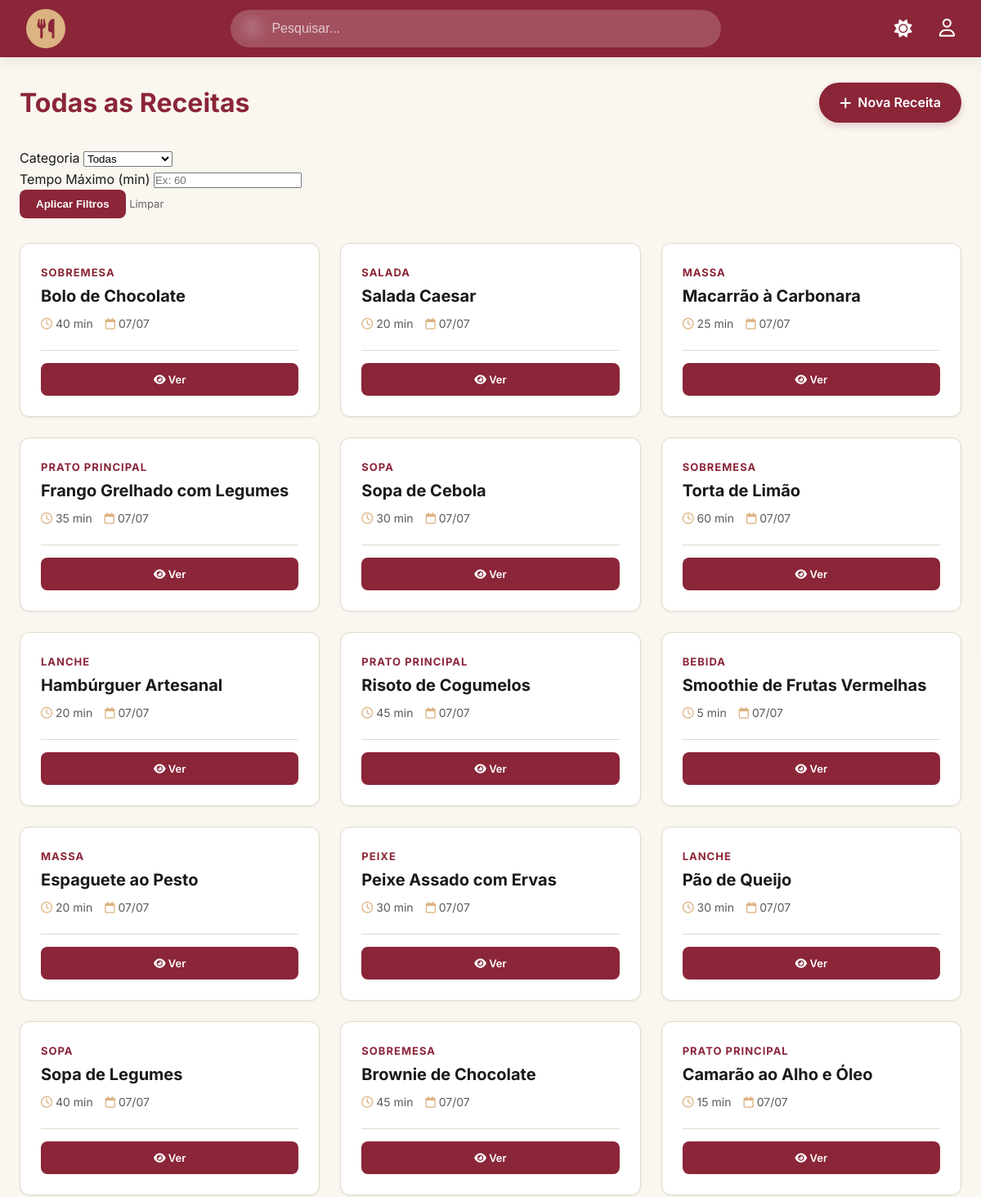
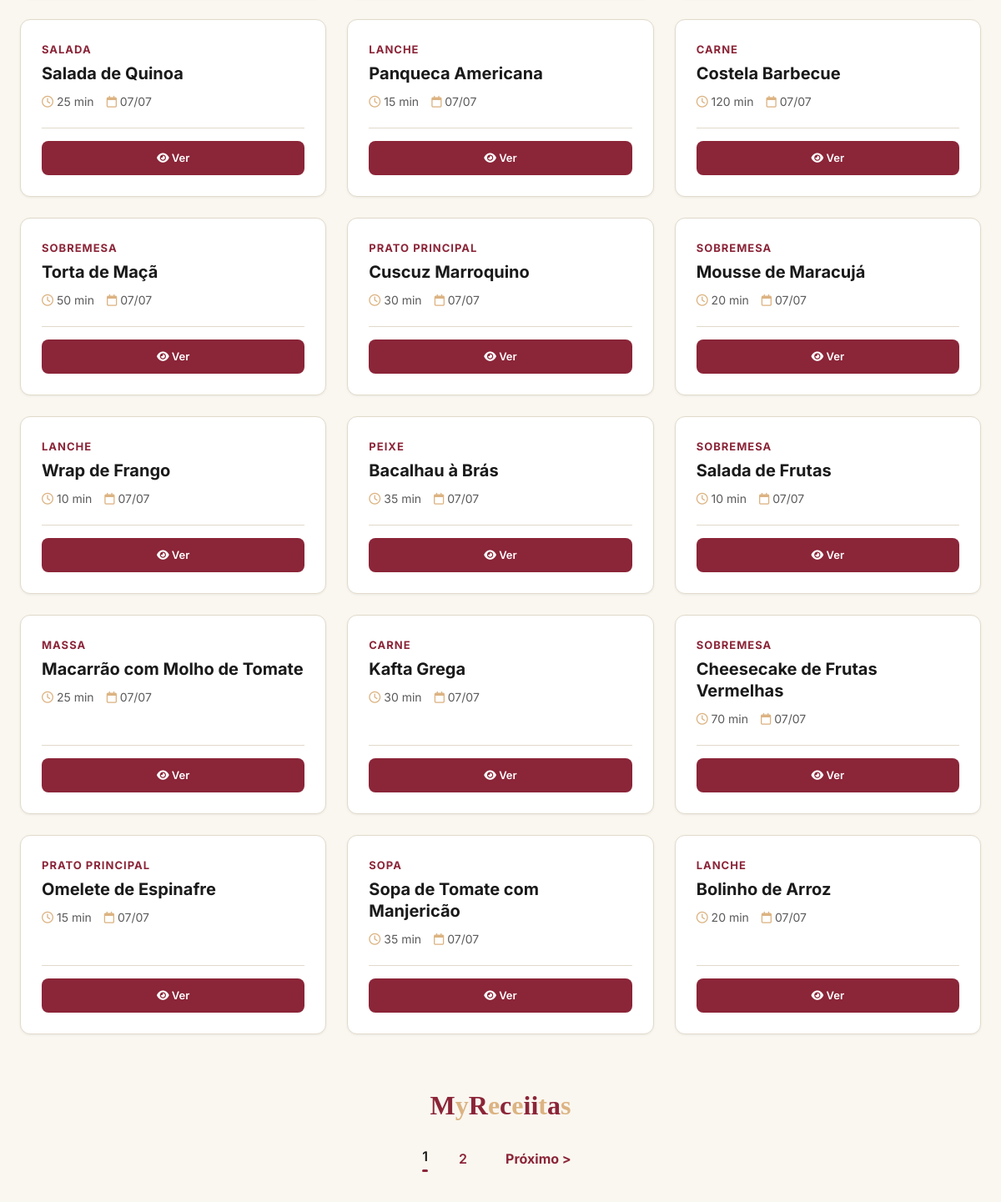
Page /views/recipes/recipe_list.php on the committed database (2 pictures, top to bottom).
### tables this page shows
CREATE TABLE recipes (
    id INT AUTO_INCREMENT PRIMARY KEY,
    name VARCHAR(150) NOT NULL,
    ingredients TEXT NOT NULL,
    description TEXT,
    preparation_time INT,
    category VARCHAR(50),
    price DECIMAL(10, 2) DEFAULT 0.00,
    is_public BOOLEAN DEFAULT TRUE,
    
    user_id INT NULL,
    chef_id INT NULL,
    restaurant_id INT NULL,

    created_at TIMESTAMP DEFAULT CURRENT_TIMESTAMP,
    updated_at TIMESTAMP DEFAULT CURRENT_TIMESTAMP ON UPDATE CURRENT_TIMESTAMP,
    deleted_at DATETIME,

    CONSTRAINT fk_recipe_user FOREIGN KEY (user_id) REFERENCES users(id) ON DELETE CASCADE,
    CONSTRAINT fk_recipe_chef FOREIGN KEY (chef_id) REFERENCES chef(id) ON DELETE CASCADE,
    CONSTRAINT fk_recipe_restaurant FOREIGN KEY (restaurant_id) REFERENCES restaurants(id) ON DELETE CASCADE
);

### config/database.php (called while the page is built, shortened)
<?php
class database {
    private static $conexao = null;
    public static function getConexao() {
        if (self::$conexao === null) {
            try {
                $dsn = "mysql:host=" . DB_HOST . ";dbname=" . DB_NAME . ";charset=utf8mb4";
                self::$conexao = new PDO($dsn, DB_USER, DB_PASS, [
                    PDO::ATTR_ERRMODE => PDO::ERRMODE_EXCEPTION,
                    PDO::ATTR_DEFAULT_FETCH_MODE => PDO::FETCH_ASSOC,
                    PDO::ATTR_EMULATE_PREPARES => false,
                ]);
            } catch (PDOException $e) {
                die("Erro de conexão: " . $e->getMessage());
            }
        }
        return self::$conexao;
    }
}

### models/dao/recipeDAO.php (called while the page is built, shortened)
<?php
require_once dirname(__DIR__, 2) . '/config/database.php';
require_once dirname(__DIR__) . '/model/recipe.php';
class recipeDAO {
    private $conn;
    public function __construct() {
        $this->conn = database::getConexao();
    }
    private function mapToArray($stmt) {
        $receitas = [];
        while ($dados = $stmt->fetch(PDO::FETCH_ASSOC)) {
            $receitas[] = new Recipe(
                $dados['name'],
                $dados['ingredients'],
                $dados['description'] ?? null,
                $dados['preparation_time'] ?? null,
                $dados['category'] ?? null,
                $dados['price'] ?? 0.00,
                $dados['is_public'] ?? 1,
                $dados['user_id'] ?? null,
                $dados['chef_id'] ?? null,
                $dados['restaurant_id'] ?? null,
                $dados['id'],
                $dados['created_at'] ?? null
            );
        }
        return $receitas;
    }
    public function countAllPublic() {
        $sql = "SELECT COUNT(*) as total FROM recipes WHERE is_public = 1 AND deleted_at IS NULL AND restaurant_id IS NULL";
        $stmt = $this->conn->query($sql);
        return $stmt->fetch()['total'];
    }
    public function searchRecipes($filters, $limit = 30, $offset = 0) {
    $sql = "SELECT * FROM recipes
            WHERE is_public = 1
            AND deleted_at IS NULL
            AND restaurant_id IS NULL";
    $params = [];
    if (!empty($filters['q'])) {
        $sql .= " ORDER BY LENGTH(ingredients) ASC, name ASC";
    } else {
        $sql .= " ORDER BY created_at DESC";
    }
    $sql .= " LIMIT :limit OFFSET :offset";
    $stmt = $this->conn->prepare($sql);
    $stmt->bindValue(':limit', (int)$limit, PDO::PARAM_INT);
    $stmt->bindValue(':offset', (int)$offset, PDO::PARAM_INT);
    $stmt->execute();
    return $this->mapToArray($stmt);
}
}

### models/model/recipe.php (called while the page is built, shortened)
<?php
class Recipe {
    private $id;
    private $name;
    private $preparation_time;
    private $category;
    private $created_at;
    public function __construct($name, $ingredients, $description = null, $preparation_time = null, $category = null, $price = 0.00, $is_public = 1, $user_id = null, $chef_id = null, $restaurant_id = null, $id = null, $created_at = null) {
        $this->created_at = $created_at;
    }
    public function getId() { return $this->id; }
    public function getName() { return $this->name; }
    public function getPreparationTime() { return $this->preparation_time; }
    public function getCategory() { return $this->category; }
    public function getCreatedAt() { return $this->created_at; }
    public function setId($id) { $this->id = $id; }
    public function setName($n) { $this->name = trim($n); }
    public function setPreparationTime($pt) { $this->preparation_time = $pt; }
    public function setCategory($c) { $this->category = trim($c); }
}

### views/recipes/recipe_list.php (the view, shortened to what this page needs)
<?php
require_once dirname(__DIR__, 2) . '/base.php';
require_once ROOT_PATH . '/models/model/recipe.php';
require_once ROOT_PATH . '/models/dao/recipeDAO.php';
$dao = new recipeDAO();
$filters = [
    'q' => $_GET['q'] ?? '',
    'category' => $_GET['category'] ?? '',
    'max_time' => $_GET['max_time'] ?? ''
];
$limit = 30;
$page = isset($_GET['page']) ? (int)$_GET['page'] : 1;
$offset = ($page - 1) * $limit;
$receitas = $dao->searchRecipes($filters, $limit, $offset);
$totalReceitas = $dao->countAllPublic();
$totalPages = ceil($totalReceitas / $limit);
?>
<div class="container">
    <div class="header-list">
        <h2>Todas as Receitas</h2>
        <a href="recipe_form.php" class="btn-add"><i class="fa-solid fa-plus"></i> Nova Receita</a>
    </div>
    <form class="filter-section" method="GET">
        <div class="filter-group">
            <label>Categoria</label>
            <select name="category">
                <option value="">Todas</option>
            </select>
        </div>
        <div class="filter-group">
            <label>Tempo Máximo (min)</label>
            <input type="number" name="max_time" placeholder="Ex: 60" value="<?= $filters['max_time'] ?>">
        </div>
        <button type="submit" class="btn-filter">Aplicar Filtros</button>
        <a href="recipe_list.php" style="font-size: 13px; color: #666; margin-bottom: 10px;">Limpar</a>
    </form>
    <div class="recipe-grid">
        <?php if(empty($receitas)): ?>
            <div style="grid-column: 1/-1; text-align: center; padding: 50px;">
                <p style="color: #888;">Nenhuma receita encontrada nesta página.</p>
            </div>
        <?php else: ?>
            <?php foreach($receitas as $r): ?>
                <div class="recipe-card">
                    <div>
                        <span class="category"><?= htmlspecialchars($r->getCategory()) ?></span>
                        <h3><?= htmlspecialchars($r->getName()) ?></h3>
                        <div class="info">
                            <span><i class="fa-regular fa-clock"></i> <?= $r->getPreparationTime() ?> min</span>
                            <span><i class="fa-regular fa-calendar"></i> <?= date('d/m', strtotime($r->getCreatedAt())) ?></span>
                        </div>
                    </div>
                    <div class="card-actions">
                        <a href="recipe_view.php?id=<?= $r->getId() ?>" class="btn-view"><i class="fa-solid fa-eye"></i> Ver</a>
                    </div>
                </div>
            <?php endforeach; ?>
        <?php endif; ?>
    </div>
    <div class="google-pagination">
        <div class="google-logo">
            <span class="letter-bordo">M</span><span class="letter-bege">y</span><span class="letter-bordo">R</span><span class="letter-bege">e</span><span class="letter-bordo">c</span><span class="letter-bege">e</span><?php
                for($i=1; $i<=$totalPages; $i++) {
                    echo "<span class='letter-bordo'>i</span>";
                }
            ?><span class="letter-bege">t</span><span class="letter-bordo">a</span><span class="letter-bege">s</span>
        </div>
        <div class="page-numbers">
            <?php for($i = 1; $i <= $totalPages; $i++): ?>
                <a href="?page=<?= $i ?>" class="page-link <?= ($i == $page) ? 'active' : '' ?>"><?= $i ?></a>
            <?php endfor; ?>
            <?php if($page < $totalPages): ?>
                <a href="?page=<?= $page + 1 ?>" class="nav-btn">Próximo &gt;</a>
            <?php endif; ?>
        </div>
    </div>
</div>
</body>
</html>

### base.php (shortened to what this page needs)
<?php
require_once __DIR__ . '/config/database.php';
$base_path = str_replace(str_replace('\\', '/', $_SERVER['DOCUMENT_ROOT']), '', str_replace('\\', '/', __DIR__));
$base_path = '/' . trim($base_path, '/') . '/';
if ($base_path === '//') { $base_path = '/'; }
?>
<!DOCTYPE html>
<html lang="pt-BR">
<head>
    <link rel="stylesheet" href="https://cdnjs.cloudflare.com/ajax/libs/font-awesome/6.4.2/css/all.min.css">
    <link rel="stylesheet" href="<?php echo $base_path; ?>static/style.css">
</head>
<body class="light-mode">
    <header class="navbar">
        <a href="<?php echo $base_path; ?>index.php" class="logo-container">
            <i class="fa-solid fa-utensils"></i>
        </a>
        <?php
        $pagina_atual = basename($_SERVER['PHP_SELF']);
        if ($pagina_atual !== 'login.php' && $pagina_atual !== 'cadastro.php' && $pagina_atual !== 'register.php'):
        ?>
        <div class="search-bar">
            <i class="fa-solid fa-magnifying-glass"></i>
            <input type="text" name="q" placeholder="Pesquisar..." value="<?= $_GET['q'] ?? '' ?>">
        </div>
        <?php endif; ?>
        <div class="nav-icons">
            <button class="theme-toggle" id="theme-switcher" title="Alternar Tema">
                <i class="fa-solid fa-sun"></i>
            </button>
            <a href="#" id="btnPerfil" title="Menu do Usuário">
                <i class="fa-regular fa-user"></i>
            </a>
        </div>
    </header>

### rows in the picture
recipes: category "SOBREMESA", name "Bolo de Chocolate", preparation_time "40", created_at "07/07"
recipes: category "SALADA", name "Salada Caesar", preparation_time "20", created_at "07/07"
recipes: category "MASSA", name "Macarrão à Carbonara", preparation_time "25", created_at "07/07"
recipes: category "PRATO PRINCIPAL", name "Frango Grelhado com Legumes", preparation_time "35", created_at "07/07"
recipes: category "SOPA", name "Sopa de Cebola", preparation_time "30", created_at "07/07"
recipes: category "SOBREMESA", name "Torta de Limão", preparation_time "60", created_at "07/07"
recipes: category "LANCHE", name "Hambúrguer Artesanal", preparation_time "20", created_at "07/07"
recipes: category "PRATO PRINCIPAL", name "Risoto de Cogumelos", preparation_time "45", created_at "07/07"
recipes: category "BEBIDA", name "Smoothie de Frutas Vermelhas", preparation_time "5", created_at "07/07"
recipes: category "MASSA", name "Espaguete ao Pesto", preparation_time "20", created_at "07/07"
recipes: category "PEIXE", name "Peixe Assado com Ervas", preparation_time "30", created_at "07/07"
recipes: category "LANCHE", name "Pão de Queijo", preparation_time "30", created_at "07/07"
recipes: category "SOPA", name "Sopa de Legumes", preparation_time "40", created_at "07/07"
recipes: category "SOBREMESA", name "Brownie de Chocolate", preparation_time "45", created_at "07/07"
recipes: category "PRATO PRINCIPAL", name "Camarão ao Alho e Óleo", preparation_time "15", created_at "07/07"
recipes: category "SALADA", name "Salada de Quinoa", preparation_time "25", created_at "07/07"
recipes: category "LANCHE", name "Panqueca Americana", preparation_time "15", created_at "07/07"
recipes: category "CARNE", name "Costela Barbecue", preparation_time "120", created_at "07/07"
recipes: category "SOBREMESA", name "Torta de Maçã", preparation_time "50", created_at "07/07"
recipes: category "PRATO PRINCIPAL", name "Cuscuz Marroquino", preparation_time "30", created_at "07/07"
recipes: category "SOBREMESA", name "Mousse de Maracujá", preparation_time "20", created_at "07/07"
recipes: category "LANCHE", name "Wrap de Frango", preparation_time "10", created_at "07/07"
recipes: category "PEIXE", name "Bacalhau à Brás", preparation_time "35", created_at "07/07"
recipes: category "SOBREMESA", name "Salada de Frutas", preparation_time "10", created_at "07/07"
recipes: category "MASSA", name "Macarrão com Molho de Tomate", preparation_time "25", created_at "07/07"
recipes: category "CARNE", name "Kafta Grega", preparation_time "30", created_at "07/07"
recipes: category "SOBREMESA", name "Cheesecake de Frutas Vermelhas", preparation_time "70", created_at "07/07"
recipes: category "PRATO PRINCIPAL", name "Omelete de Espinafre", preparation_time "15", created_at "07/07"
recipes: category "SOPA", name "Sopa de Tomate com Manjericão", preparation_time "35", created_at "07/07"
recipes: category "LANCHE", name "Bolinho de Arroz", preparation_time "20", created_at "07/07"
